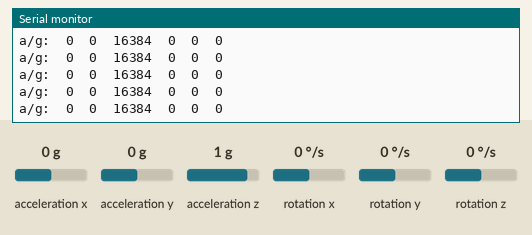
This sketch was run on a simulated Arduino Uno, built with avr-gcc and run on an emulated ATmega328P. Parts: the last lines printed to the serial monitor. The test bench sets the inputs (shaded band); at power-on: acceleration x 0 g, acceleration y 0 g, acceleration z 1 g, rotation x 0 °/s, rotation y 0 °/s, rotation z 0 °/s.

Above: at 1.2 s.
1.3 s: acceleration x set to -1.4 g
At 2.2 s:
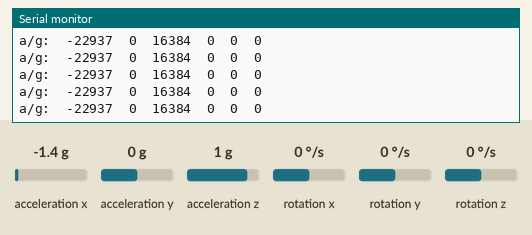
4.3 s: acceleration y set to -1.4 g
At 5.2 s:
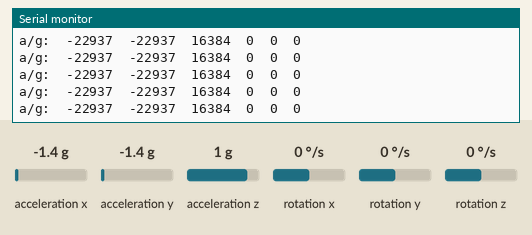
7.3 s: acceleration z set to -1.4 g
At 8.1 s:
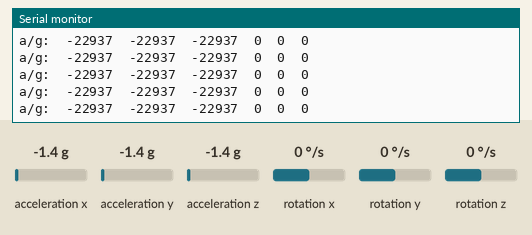
10.3 s: rotation x set to -192 °/s
At 11.3 s:
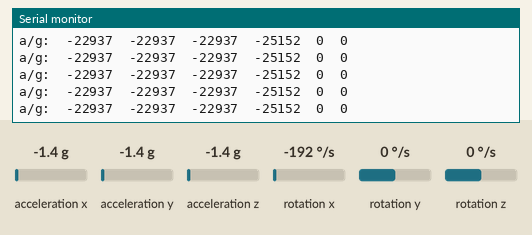
13.3 s: acceleration x set to 0.8 g
At 13.8 s:
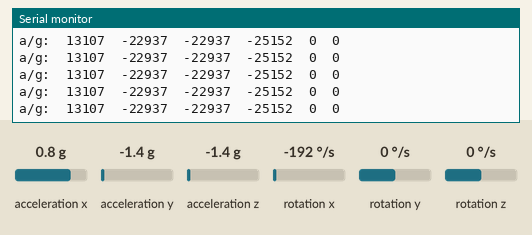
Timing chart, 0 to 16.3 s (numbered marks = the images above; inputs shaded):
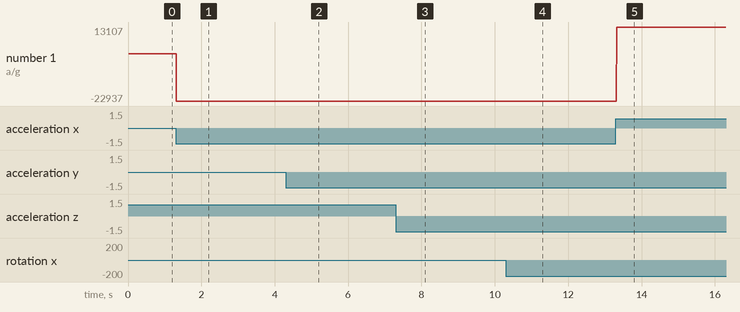

The sketch:

portLed.ino
```cpp
#include "I2Cdev.h" //I2C kütüphanesi
#include "MPU6050.h" //Mpu6050 kütüphanesi
#include "Wire.h"
MPU6050 accelgyro; // Mpu6050 sensör tanımlama
int16_t ax, ay, az; //ivme tanımlama
int16_t gx, gy, gz; //gyro tanımlama

void setup() {
Wire.begin();
Serial.begin(38400);
Serial.println("I2C cihazlar başlatılıyor...");
accelgyro.initialize();
Serial.println("Test cihazı bağlantıları...");
Serial.println(accelgyro.testConnection() ? "MPU6050 bağlantı başarılı" : "MPU6050 bağlantısı başarısız");
}

void loop() {
accelgyro.getMotion6(&ax, &ay, &az, &gx, &gy, &gz); // ivme ve gyro değerlerini okuma

//açısal ivmeleri ve gyro değerlerini ekrana yazdırma
Serial.print("a/g:\t");
Serial.print(ax); Serial.print("\t");
Serial.print(ay); Serial.print("\t");
Serial.print(az); Serial.print("\t");
Serial.print(gx); Serial.print("\t");
Serial.print(gy); Serial.print("\t");
Serial.println(gz);}
```

Measured:
- after the input at 1.3 s, the serial monitor: prints a new line at once (image 1)
- after the input at 4.3 s, the serial monitor: prints a new line at once (image 2)
- after the input at 7.3 s, the serial monitor: prints a new line at once (image 3)
- after the input at 10.3 s, the serial monitor: prints a new line at once (image 4)
- after the input at 13.3 s, the serial monitor: prints a new line at once (image 5)
- plotted number 1: 0 → -22937 after the input at 1.3 s, -22937 → 13107 after the input at 13.3 s
